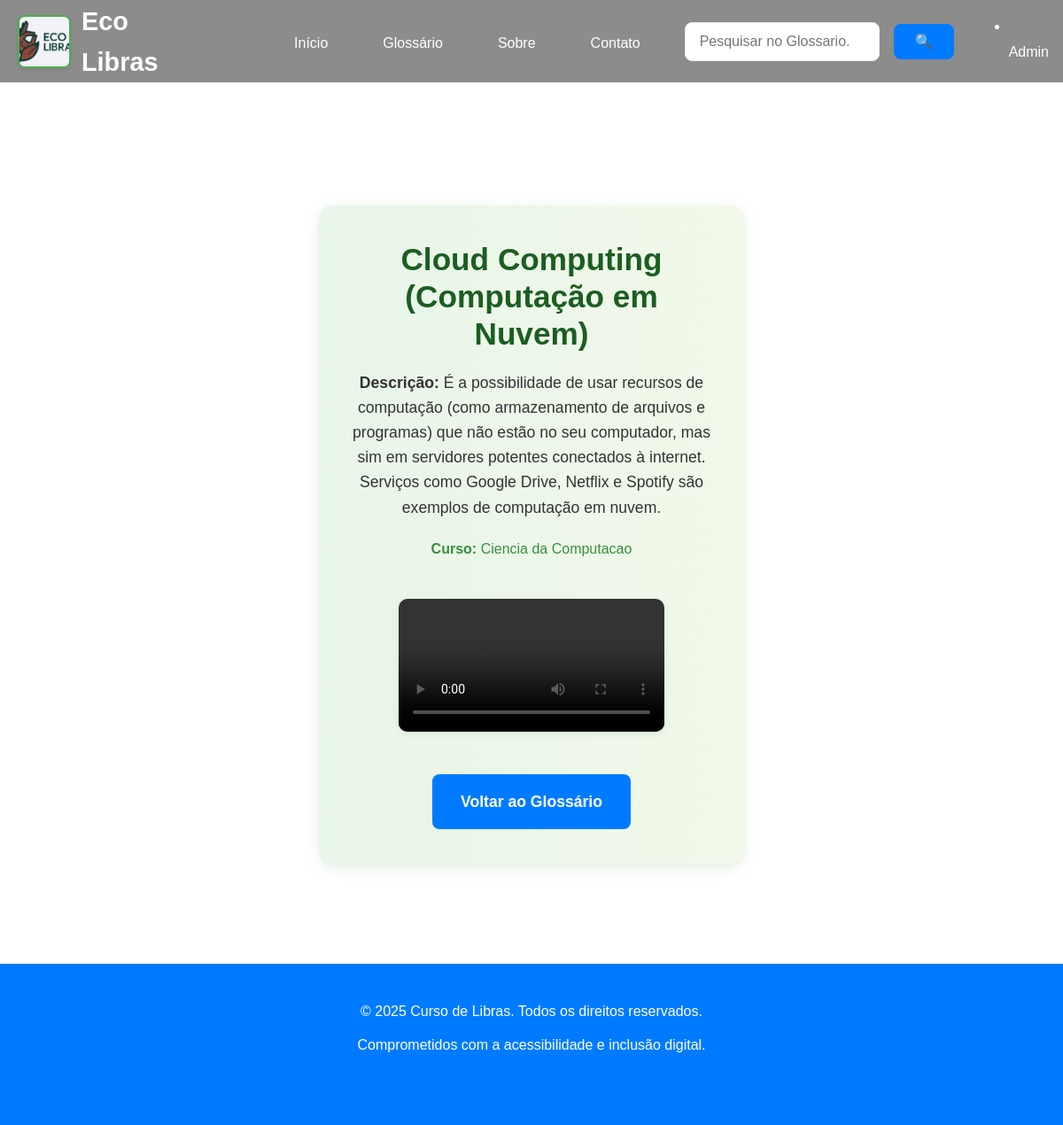
/vizualizacaoTermo/4, run on the app's committed database.
### APP/models.py (models this page shows)
class Termo(db.Model):
    __tablename__ = 'termo'
    id = db.Column(db.Integer, primary_key=True)
    nome_termo = db.Column(db.String(120), nullable=False)
    descricao = db.Column(db.Text, nullable=False)
    video = db.Column(db.String(255))
    curso_id = db.Column(db.Integer, db.ForeignKey('curso.id'), nullable=True)
    curso = db.relationship('Curso', back_populates='termos')

class Curso(db.Model):
    __tablename__ = 'curso'
    id = db.Column(db.Integer, primary_key=True)
    nome = db.Column(db.String(120), unique=True, nullable=False)
    termos = db.relationship('Termo', back_populates='curso', cascade='all, delete-orphan')

### APP/routes.py (the view)
@rotas_principal.route('/vizualizacaoTermo/<int:termo_id>')
def visualizar_termo(termo_id):
    termo = Termo.query.get(termo_id)
    if not termo:
        flash('Termo não encontrado.', 'warning')
        return redirect(url_for('principal.pagina_glossario'))
    curso_nome = termo.curso.nome if getattr(termo, 'curso', None) else None
    termo_dict = {
        'id': termo.id,
        'termo': termo.nome_termo,
        'descricao': termo.descricao,
        'video': termo.video,
        'curso_nome': curso_nome
    }
    return render_template('vizualizacaoTermo.html', termo=termo_dict)

### APP/templates/vizualizacaoTermo.html (shortened to what this page needs)
<!DOCTYPE html>
<html lang="pt-br">
<head>
    <link rel="stylesheet" href="{{ url_for('static', filename='css/style.css') }}">
    <link rel="stylesheet" href="{{ url_for('static', filename='css/accessibility.css') }}">
</head>
<body>
    <header role="banner">
        <nav role="navigation" aria-label="Menu principal">
            <div class="logo">
                <img src="{{ url_for('static', filename='images/WhatsApp Image 2025-08-23 at 18.20.33.jpeg') }}" alt="Ícone de acessibilidade" class="logo-icon">
                Eco Libras
            </div>
            <ul>
                <li><a href="{{ url_for('principal.pagina_inicial') }}" aria-label="Ir para início">Início</a></li>
                <li><a href="{{ url_for('principal.pagina_glossario') }}" aria-label="Ir para o glossário">Glossário</a></li>
                <li><a href="#about" aria-label="Ir para sobre nós">Sobre</a></li>
                <li>
                    <button id="open-contact" class="btn btn-contact" aria-label="Abrir menu de contato" type="button">Contato</button>
                </li>
            </ul>
            <form class="search-bar" role="search" aria-label="Pesquisar no site" style="gap:8px;max-width:400px;margin:0 1rem;display:flex;align-items:center;">
                <input type="search" placeholder="Pesquisar no Glossario..." aria-label="Pesquisar" style="background:#fff;color:#222;border:1.5px solid var(--border-color,#ccc);border-radius:8px;font-size:1rem;padding:12px 16px;outline:none;transition:border-color 0.2s;width:220px;max-width:100%;">
                <button type="submit" aria-label="Buscar" style="margin-left:8px;padding:12px 24px;border-radius:8px;background:var(--primary-color,#2e7d32);color:#fff;font-weight:bold;font-size:1rem;border:none;cursor:pointer;transition:background 0.2s;">🔍</button>
            </form>
            <li>
                <button id="open-admin-login" class="btn btn-contact" aria-label="Abrir login administrativo" type="button">Admin</button>
            </li>
        </nav>
    </header>
    <main role="main" id="main-content" style="margin-top:120px;">
        <section class="termo-detalhe-section" style="display:flex;justify-content:center;align-items:center;min-height:60vh;">
            <div class="termo-detalhe-card" style="background:linear-gradient(90deg,#e8f5e9 0%,#f1f8e9 100%);box-shadow:0 4px 18px rgba(46,125,50,0.10),0 1.5px 4px rgba(0,0,0,0.04);border-radius:16px;padding:2.5rem 2rem;max-width:480px;width:100%;margin:2rem auto;display:flex;flex-direction:column;align-items:center;">
                <h1 style="color:#1b5e20;font-size:2.2rem;font-weight:800;margin-bottom:1.2rem;text-align:center;word-break:break-word;">{{ termo.termo }}</h1>
                <p style="font-size:1.1rem;color:#333;margin-bottom:1.2rem;text-align:center;line-height:1.6;"><strong>Descrição:</strong> {{ termo.descricao or 'Sem descrição.' }}</p>
                <p style="font-size:1rem;color:#388e3c;margin-bottom:1.2rem;text-align:center;"><strong>Curso:</strong> {{ termo.curso_nome or 'Não informado' }}</p>
                {% if termo.video %}
                <div style="margin: 1.5rem 0;width:100%;display:flex;justify-content:center;">
                    <video src="/videos/{{ termo.video }}" controls style="max-width:100%;border-radius:10px;box-shadow:0 2px 8px rgba(46,125,50,0.10);"></video>
                </div>
                {% endif %}
                <a href="{{ url_for('principal.pagina_glossario') }}" class="btn" aria-label="Voltar ao glossário" style="margin-top:1.5rem;min-width:180px;">Voltar ao Glossário</a>
            </div>
        </section>
    </main>
    <footer role="contentinfo">
        <div class="footer-content">
            <p>&copy; 2025 Curso de Libras. Todos os direitos reservados.</p>
            <p>Comprometidos com a acessibilidade e inclusão digital.</p>
            <p><a href="{{ url_for('static', filename='acessibilidade.html') }}" aria-label="Saiba mais sobre nossos recursos de acessibilidade">Recursos de Acessibilidade</a></p>
        </div>
    </footer>
</body>
</html>

### APP/static/css/style.css (style rules this page uses)
:root { --primary-color: #007bff; --primary-dark: #0056b3; --secondary-color: #ffffff; --text-color: #333333; --light-gray: #f8f9fa; --border-color: #e9ecef; --shadow: 0 4px 6px rgba(0, 123, 255, 0.1); }
* { margin: 0; padding: 0; box-sizing: border-box; }
body { font-family: 'Arial', sans-serif; line-height: 1.6; color: var(--text-color); background: var(--secondary-color); }
a { text-decoration: none; color: var(--primary-color); transition: color 0.3s ease; }
ul { list-style: none; }
img { max-width: 100%; height: auto; }
header { background: transparent; color: var(--secondary-color); padding: 0.04rem 0; position: fixed; width: 100%; top: 0; left: 0; z-index: 1000; box-shadow: none; transition: background 0.3s; }
header nav { display: flex; flex-direction: row; align-items: center; justify-content: space-between; padding-left: 20px; gap: 16px; width: 100%; position: relative; background: transparent; box-shadow: none; }
header::before { content: ""; position: absolute; inset: 0; background: rgba(0, 0, 0, 0.45); z-index: 0; pointer-events: none; }
header nav ul { display: flex; flex-direction: row; align-items: center; justify-content: center; flex: 1 1 auto; margin: 0 0 0 100px; padding: 0; }
nav .logo { margin-right: 2rem; display: flex; align-items: center; font-size: 1.8rem; font-weight: bold; color: var(--secondary-color); }
.logo { display: flex; align-items: center; font-size: 1.8rem; font-weight: bold; color: var(--secondary-color); }
.logo-icon { width: 60px; height: 60px; margin-right: 12px; border-radius: 8px; border: 2px solid #4CAF50; box-shadow: 0 2px 4px rgba(0, 0, 0, 0.1); object-fit: cover; }
header nav ul { display: flex; flex-direction: row; margin-top: 4px; margin-bottom: 0; align-items: center; }
header nav ul li { margin-left: 30px; }
header nav ul li a { color: var(--secondary-color); font-weight: 500; padding: 8px 16px; border-radius: 4px; transition: all 0.3s ease; }
.search-bar { display: flex; align-items: center; margin-left: 2rem; margin-right: 2rem; background: transparent; border-radius: 8px; box-shadow: none; height: 44px; flex: 0 0 320px; max-width: 400px; min-width: 200px; border: 2px solid transparent; transition: box-shadow 0.2s, border-color 0.2s, background 0.2s; }
.search-bar input[type="search"], .search-bar input[type="text"], .search-bar input[type="email"], .search-bar input[type="password"] { background: #fff !important; color: #222 !important; border: 1.5px solid var(--border-color, #ccc); border-radius: 8px; font-size: 1rem; padding: 12px 16px; outline: none; transition: border-color 0.2s; }
.search-bar button { border: 2px solid transparent; background: transparent; color: var(--secondary-color); padding: 0 20px; height: 100%; border-radius: 0 8px 8px 0; cursor: pointer; font-size: 1.1rem; font-weight: 600; transition: background 0.2s, color 0.2s, border-color 0.2s; display: flex; align-items: center; }
main { padding-top: 0px; }
section { padding: 80px 20px; max-width: 1200px; margin: 0 auto; }
h1 { font-size: 3rem; color: var(--primary-color); margin-bottom: 20px; line-height: 1.2; }
p { font-size: 1.1rem; margin-bottom: 20px; line-height: 1.7; }
.btn { display: inline-block; background: var(--primary-color); color: var(--secondary-color); padding: 15px 30px; border-radius: 8px; font-weight: 600; font-size: 1.1rem; transition: all 0.3s ease; border: 2px solid var(--primary-color); cursor: pointer; }
.btn-contact { display: inline-block; background: transparent; color: var(--secondary-color); padding: 8px 16px; border-radius: 4px; font-weight: 500; font-size: 1rem; border: none; cursor: pointer; transition: all 0.3s ease; text-align: center; text-decoration: none; }
footer { background: var(--primary-color); color: var(--secondary-color); text-align: center; padding: 40px 20px; }
.footer-content p { margin-bottom: 10px; font-size: 1rem; }
.footer-content p:last-child { margin-bottom: 0; opacity: 0.8; }

### data on the page
Termo: termo "Cloud Computing (Computação em Nuvem)", descricao "É a possibilidade de usar recursos de computação (como armazenamento de arquivos e programas) que não estão no seu computador, mas sim em servidores potentes conectados à internet. Serviços como Google Drive, Netflix e Spotify são exemplos de computação em nuvem."
Curso: nome "Ciencia da Computacao"
